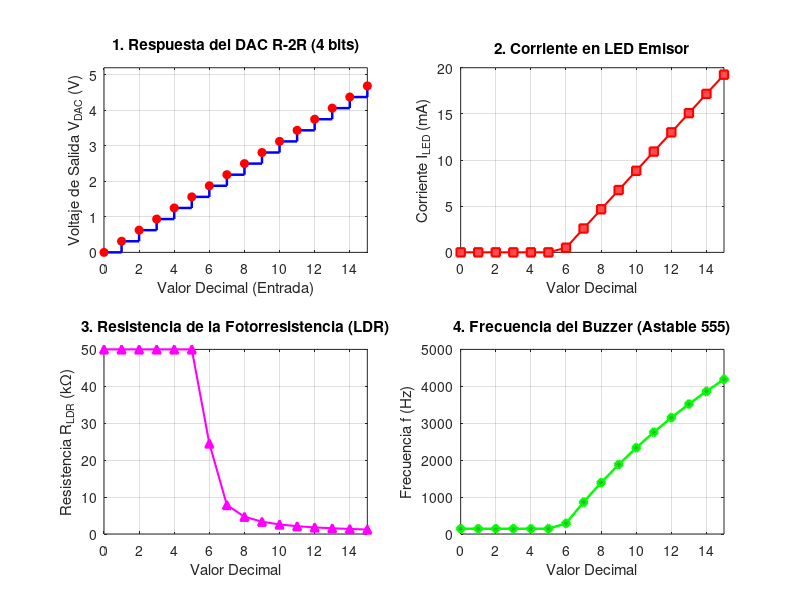

Recreate this plot in MATLAB.
%% ========================================================================
%  PROYECTO: Sistema de Comunicación por Medios Ópticos (EL2113)
%  SCRIPT: Simulación y Modelado Integral (DAC R-2R + Óptica + NE555)
%  AUTOR: Mario Cerdas y equipo de trabajo
% ========================================================================
%  Descripción:
%    Modela numéricamente las 6 etapas del sistema de comunicación óptica
%    para los 16 estados digitales de 4 bits: voltaje de salida de la red
%    R-2R, corriente en el LED transmisor, resistencia de la LDR receptora
%    y frecuencia/ciclo de trabajo del temporizador NE555 en modo astable.
%
%  Entrada:
%    Parámetros físicos y eléctricos definidos en la Sección 1 (V_ref = 5V,
%    N_bits = 4, R = 10k, 2R = 20k, R_driver = 150 Ohm, R1_555 = 1k, C = 100nF).
%
%  Salida:
%    - Tabla resumen en consola con las variables de cada uno de los 16 estados.
%    - Figura con 4 subgráficas (V_DAC, I_LED, R_LDR y frecuencia f_555).
%
%  Restricciones:
%    - Requiere el toolbox Communications (para `de2bi`) o MATLAB base.
%    - Asume operación con seguidor de voltaje (buffer LM358) ideal entre el
%      DAC R-2R y el resistor limitador del LED.
% ========================================================================
clear; clc; close all;

fprintf('===============================================================\n');
fprintf('  SIMULACIÓN DEL SISTEMA DE COMUNICACIÓN POR MEDIOS ÓPTICOS   \n');
fprintf('===============================================================\n\n');

%% 1. PARÁMETROS DEL SISTEMA
% --- Etapa 1 & 2: DAC R-2R ---
V_ref = 5.0;            % Voltaje de referencia de salida de Arduino (V)
N_bits = 4;             % Número de bits del sistema
num_niveles = 2^N_bits; % 16 niveles (0 a 15)
R_dac = 10e3;           % Resistencia base R = 10 kOhm
R_2dac = 20e3;          % Resistencia 2R = 20 kOhm

% --- Etapa 4: Transmisor Óptico (Driver LED) ---
V_led_drop = 1.8;       % Caída típica de LED rojo (V)
R_driver = 150;         % Resistencia limitadora del LED (Ohms)

% --- Etapa 5: Receptor Óptico (LDR) ---
% Modelo aproximado de LDR según intensidad luminosa recibida
% R_LDR oscila típicamente entre ~50 kOhm en oscuridad total hasta ~1 kOhm a máxima luz
R_oscuridad = 50e3;     % Resistencia en ausencia de luz (Ohms)
R_luz_max = 1.2e3;      % Resistencia a máxima iluminación por fibra (Ohms)

% --- Etapa 6: Generador de Onda Cuadrada (NE555 Astable) ---
% Ecuación de frecuencia astable: f = 1.44 / ((R1 + 2*R_LDR) * C)
R1_555 = 1.0e3;         % Resistencia mínima de carga pin 7 (1 kOhm)
C_555 = 100e-9;         % Condensador de temporización (100 nF)

%% 2. CÁLCULO DE NIVELES TEÓRICOS
datos_decimales = (0:num_niveles-1)';
bits_matriz = de2bi(datos_decimales, N_bits, 'right-msb'); % [b3 b2 b1 b0]

% Voltaje de salida de la red R-2R
% V_out = V_ref * sum(b_i * 2^(i - N)) = V_ref * (D / 2^N)
voltajes_dac = V_ref * (datos_decimales / num_niveles);

% Corriente en el LED (zona activa cuando V_dac > V_led_drop)
corriente_led_mA = max(0, (voltajes_dac - V_led_drop) / R_driver) * 1000;

% Resistencia estimada de la LDR según la corriente lumínica recibida
% Se modela un comportamiento inverso característico de fotorresistencias
factor_atenuacion = corriente_led_mA / max(corriente_led_mA + 1e-6);
R_ldr_estimada = R_oscuridad ./ (1 + 40 * factor_atenuacion);
R_ldr_estimada = max(R_ldr_estimada, R_luz_max); % Límite de saturación física

% Frecuencia de oscilación del temporizador 555 astable (Hz)
frecuencia_555_Hz = 1.44 ./ ((R1_555 + 2 * R_ldr_estimada) * C_555);

% Ciclo de trabajo (Duty Cycle) del 555 estándar:
% DC = (R1 + R_LDR) / (R1 + 2*R_LDR) * 100 %
duty_cycle_pct = ((R1_555 + R_ldr_estimada) ./ (R1_555 + 2 * R_ldr_estimada)) * 100;

%% 3. TABLA CONSOLA DE RESULTADOS
fprintf('Dec | Binario [b3 b2 b1 b0] | V_DAC (V) | I_LED (mA) | R_LDR (kOhm) | Frecuencia (Hz) | Duty Cycle (%%)\n');
fprintf('--------------------------------------------------------------------------------------------------\n');
for i = 1:num_niveles
    fprintf(' %2d |       %d  %d  %d  %d       |  %6.4f   |   %5.2f    |    %6.2f    |     %7.1f     |     %5.1f\n', ...
        datos_decimales(i), ...
        bits_matriz(i,1), bits_matriz(i,2), bits_matriz(i,3), bits_matriz(i,4), ...
        voltajes_dac(i), corriente_led_mA(i), R_ldr_estimada(i)/1e3, ...
        frecuencia_555_Hz(i), duty_cycle_pct(i));
end
fprintf('--------------------------------------------------------------------------------------------------\n\n');

%% 4. GENERACIÓN DE GRÁFICAS DE VALIDACIÓN
figure('Name', 'Sistema de Comunicación Óptica - EL2113', 'Color', [1 1 1], 'Position', [100 100 1000 700]);

% Gráfica 1: Escalera DAC de 4 bits
subplot(2, 2, 1);
stairs(datos_decimales, voltajes_dac, 'b', 'LineWidth', 1.8);
hold on;
plot(datos_decimales, voltajes_dac, 'ro', 'MarkerFaceColor', 'r');
grid on;
title('1. Respuesta del DAC R-2R (4 bits)');
xlabel('Valor Decimal (Entrada)');
ylabel('Voltaje de Salida V_{DAC} (V)');
ylim([0 5.2]);
xlim([0 15]);

% Gráfica 2: Corriente del LED emisor
subplot(2, 2, 2);
plot(datos_decimales, corriente_led_mA, 'r-s', 'LineWidth', 1.5, 'MarkerFaceColor', [1 0.3 0.3]);
grid on;
title('2. Corriente en LED Emisor');
xlabel('Valor Decimal');
ylabel('Corriente I_{LED} (mA)');
xlim([0 15]);

% Gráfica 3: Resistencia del receptor LDR
subplot(2, 2, 3);
plot(datos_decimales, R_ldr_estimada / 1e3, 'm-^', 'LineWidth', 1.5, 'MarkerFaceColor', 'm');
grid on;
title('3. Resistencia de la Fotorresistencia (LDR)');
xlabel('Valor Decimal');
ylabel('Resistencia R_{LDR} (k\Omega)');
xlim([0 15]);

% Gráfica 4: Frecuencia de salida hacia el Buzzer
subplot(2, 2, 4);
plot(datos_decimales, frecuencia_555_Hz, 'g-d', 'LineWidth', 1.8, 'MarkerFaceColor', [0.2 0.7 0.2]);
grid on;
title('4. Frecuencia del Buzzer (Astable 555)');
xlabel('Valor Decimal');
ylabel('Frecuencia f (Hz)');
xlim([0 15]);

fprintf('Simulación completada con éxito. Gráficas generadas.\n');
